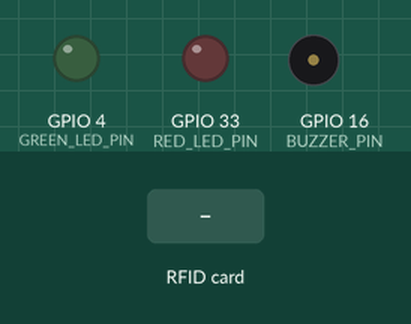
This sketch was run on a simulated ESP32. Shown: output pins drawn as LEDs (lit = HIGH), buzzer (waves = sounding, pin HIGH). The inputs (shaded band) are chosen by the test bench. WiFi joins after 1.5 s; servers stay silent unless stated; uploads are accepted with an empty reply; the camera gives no picture; what the sketch prints to the serial monitor is not drawn.

Above: at 5.1 s.
5.2 s: RFID card 5E 7A 19 C4 held to the reader
At 5.81 s:
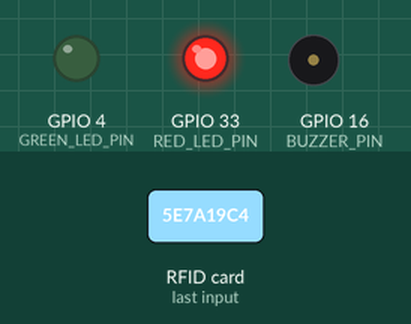
At 7.2 s:
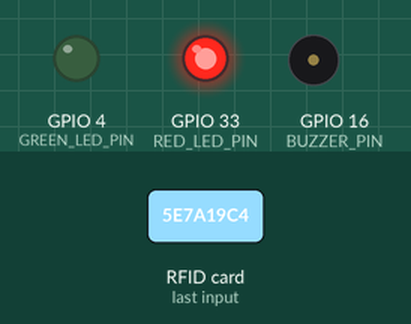
Timing chart, 0 to 9.3 s (numbered marks = the images above; inputs shaded):
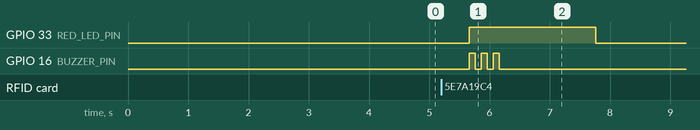

The sketch:

smartpresence.ino
```cpp
#include <WiFi.h>
#include <HTTPClient.h>
#include <SPI.h>
#include <MFRC522.h>
#include "esp_camera.h"

// Change these 3 things
const char* WIFI_SSID     = "realme 9 Pro 5G";
const char* WIFI_PASSWORD = "khushi123";
const char* SERVER_URL    = "http://10.153.40.206:5000/api/scan";
const int   ROOM_ID       = 3;

// RFID pins
#define RFID_RST_PIN   2
#define RFID_SS_PIN    15

// Feedback pins
#define GREEN_LED_PIN  4
#define RED_LED_PIN    33
#define BUZZER_PIN     16

// Camera pins (AI-Thinker)
#define PWDN_GPIO_NUM     32
#define RESET_GPIO_NUM    -1
#define XCLK_GPIO_NUM      0
#define SIOD_GPIO_NUM     26
#define SIOC_GPIO_NUM     27
#define Y9_GPIO_NUM       35
#define Y8_GPIO_NUM       34
#define Y7_GPIO_NUM       39
#define Y6_GPIO_NUM       36
#define Y5_GPIO_NUM       21
#define Y4_GPIO_NUM       19
#define Y3_GPIO_NUM       18
#define Y2_GPIO_NUM        5
#define VSYNC_GPIO_NUM    25
#define HREF_GPIO_NUM     23
#define PCLK_GPIO_NUM     22

MFRC522 rfid(RFID_SS_PIN, RFID_RST_PIN);
MFRC522::MIFARE_Key rfidKey;

void setup() {
    Serial.begin(115200);
    delay(500);
    Serial.println("\n\n=== SmartPresence ESP32-CAM ===");
    Serial.print("Room ID: ");
    Serial.println(ROOM_ID);

    pinMode(GREEN_LED_PIN, OUTPUT);
    pinMode(RED_LED_PIN,   OUTPUT);
    pinMode(BUZZER_PIN,    OUTPUT);
    digitalWrite(GREEN_LED_PIN, LOW);
    digitalWrite(RED_LED_PIN,   LOW);
    digitalWrite(BUZZER_PIN,    LOW);

    for (byte i = 0; i < 6; i++) {
        rfidKey.keyByte[i] = 0xFF;
    }


     if (!initCamera()) {
        Serial.println("Camera init failed!");
        // Red LED blink ,indicate karne ke liye
        for (int i = 0; i < 5; i++) {
            digitalWrite(RED_LED_PIN, HIGH);
            delay(300);
            digitalWrite(RED_LED_PIN, LOW);
            delay(300);
        }
    } else {
        Serial.println("Camera ready");
    }

     delay(1000);
    // // Camera temporarily disabled for testing
    // Serial.println("Camera skipped for now");

    SPI.begin(14, 12, 13, 15);
    rfid.PCD_Init();
    Serial.println("RFID reader ready");

delay(500);

    connectWiFi();

    Serial.println("\n System ready — Card tap karo...\n");
}

void loop() {
    if (WiFi.status() != WL_CONNECTED) {
        Serial.println("WiFi disconnected! Reconnecting...");
        connectWiFi();
        return;
    }

    if (!rfid.PICC_IsNewCardPresent()) {
        delay(100);
        return;
    }

    if (!rfid.PICC_ReadCardSerial()) {
        delay(100);
        return;
    }

    String uid = getUID();
    Serial.println("━━━━━━━━━━━━━━━━━━━━━━━━");
    Serial.print("Card detected! UID: ");
    Serial.println(uid);

    // Photo/server temporarily skipped for testing
    // Serial.println("Card read successful! (Photo/server skipped for testing)");
    // showAllowed(1);

  // Photo lo
    Serial.println("Capturing photo...");
    camera_fb_t* fb = capturePhoto();

    if (!fb) {
        Serial.println("Photo capture failed!");
        showDenied();
        rfid.PICC_HaltA();
        rfid.PCD_StopCrypto1();
        return;
    }

    Serial.print(" Photo captured: ");
    Serial.print(fb->len);
    Serial.println("bytes");

    // Server ko bhejo
    Serial.println("Sending to server...");
    String response = sendToServer(uid, fb->buf, fb->len);

    // Camera buffer free karo
    esp_camera_fb_return(fb);

    // Response handle karo
    handleResponse(response, uid);

    rfid.PICC_HaltA();
    rfid.PCD_StopCrypto1();

    delay(2000);
    Serial.println("Ready for next card...\n");
}

bool initCamera() {
    camera_config_t config;
    config.ledc_channel = LEDC_CHANNEL_0;
    config.pin_d0       = Y2_GPIO_NUM;
    config.pin_d1       = Y3_GPIO_NUM;
    config.pin_d2       = Y4_GPIO_NUM;
    config.pin_d3       = Y5_GPIO_NUM;
    config.pin_d4       = Y6_GPIO_NUM;
    config.pin_d5       = Y7_GPIO_NUM;
    config.pin_d6       = Y8_GPIO_NUM;
    config.pin_d7       = Y9_GPIO_NUM;
    config.pin_xclk     = XCLK_GPIO_NUM;
    config.pin_pclk     = PCLK_GPIO_NUM;
    config.pin_vsync    = VSYNC_GPIO_NUM;
    config.pin_href     = HREF_GPIO_NUM;
    config.pin_sscb_sda = SIOD_GPIO_NUM;
    config.pin_sscb_scl = SIOC_GPIO_NUM;
    config.pin_pwdn     = PWDN_GPIO_NUM;
    config.pin_reset    = RESET_GPIO_NUM;
    config.xclk_freq_hz = 10000000;
    config.pixel_format = PIXFORMAT_JPEG;
    config.frame_size   = FRAMESIZE_VGA;
    config.jpeg_quality = 15;
    config.fb_count     = 1;
    config.fb_location  = CAMERA_FB_IN_DRAM;

    return esp_camera_init(&config) == ESP_OK;
}

camera_fb_t* capturePhoto() {
    camera_fb_t* fb = esp_camera_fb_get();
    esp_camera_fb_return(fb);
    fb = esp_camera_fb_get();
    esp_camera_fb_return(fb);
    fb = esp_camera_fb_get();
    return fb;
}

String getUID() {
    String uid = "";
    for (byte i = 0; i < rfid.uid.size; i++) {
        if (rfid.uid.uidByte[i] < 0x10) uid += "0";
        uid += String(rfid.uid.uidByte[i], HEX);
    }
    uid.toUpperCase();
    return uid;
}

// String sendToServer(String uid, uint8_t* imageData, size_t imageLen) {
//     HTTPClient http;
//     http.begin(SERVER_URL);
//     http.setTimeout(20000);

//     String boundary = "SmartPresenceBoundary123";
//     String contentType = "multipart/form-data; boundary=" + boundary;
//     http.addHeader("Content-Type", contentType);

//     String bodyStart = "";
//     bodyStart += "--" + boundary + "\r\n";
//     bodyStart += "Content-Disposition: form-data; name=\"uid\"\r\n\r\n";
//     bodyStart += uid + "\r\n";
//     bodyStart += "--" + boundary + "\r\n";
//     bodyStart += "Content-Disposition: form-data; name=\"room_id\"\r\n\r\n";
//     bodyStart += String(ROOM_ID) + "\r\n";
//     bodyStart += "--" + boundary + "\r\n";
//     bodyStart += "Content-Disposition: form-data; name=\"image\"; filename=\"photo.jpg\"\r\n";
//     bodyStart += "Content-Type: image/jpeg\r\n\r\n";

//     String bodyEnd = "\r\n--" + boundary + "--\r\n";

//     int totalLen = bodyStart.length() + imageLen + bodyEnd.length();
//     uint8_t* requestBody = (uint8_t*)malloc(totalLen);
//     if (!requestBody) {
//         Serial.println("Memory allocation failed!");
//         return "";
//     }

//     memcpy(requestBody, bodyStart.c_str(), bodyStart.length());
//     memcpy(requestBody + bodyStart.length(), imageData, imageLen);
//     memcpy(requestBody + bodyStart.length() + imageLen, bodyEnd.c_str(), bodyEnd.length());


// Serial.print("Free heap before POST: ");
// Serial.println(ESP.getFreeHeap());
//     int httpCode = http.POST(requestBody, totalLen);
//     free(requestBody);

//     String response = "";
//     if (httpCode == 200) {
//         response = http.getString();
//         Serial.print("Server response: ");
//         Serial.println(response);
//     } else {
//         Serial.print("HTTP Error: ");
//         Serial.println(httpCode);
//     }

//     http.end();
//     return response;
// }


String sendToServer(String uid, uint8_t* imageData, size_t imageLen) {
    WiFiClient client;

    // Extract host and port from SERVER_URL manually
    String url = String(SERVER_URL);
    String host;
    int port = 80;
    String path = "/api/scan";

    int protoEnd = url.indexOf("://") + 3;
    int pathStart = url.indexOf("/", protoEnd);
    String hostPort = url.substring(protoEnd, pathStart);
    path = url.substring(pathStart);

    int colonIdx = hostPort.indexOf(":");
    if (colonIdx >= 0) {
        host = hostPort.substring(0, colonIdx);
        port = hostPort.substring(colonIdx + 1).toInt();
    } else {
        host = hostPort;
    }

    Serial.print("Connecting to host: ");
    Serial.print(host);
    Serial.print(" port: ");
    Serial.println(port);

    if (!client.connect(host.c_str(), port)) {
        Serial.println("Connection to server failed");
        return "";
    }

    String boundary = "SmartPresenceBoundary123";

    String bodyStart = "";
    bodyStart += "--" + boundary + "\r\n";
    bodyStart += "Content-Disposition: form-data; name=\"uid\"\r\n\r\n";
    bodyStart += uid + "\r\n";
    bodyStart += "--" + boundary + "\r\n";
    bodyStart += "Content-Disposition: form-data; name=\"room_id\"\r\n\r\n";
    bodyStart += String(ROOM_ID) + "\r\n";
    bodyStart += "--" + boundary + "\r\n";
    bodyStart += "Content-Disposition: form-data; name=\"image\"; filename=\"photo.jpg\"\r\n";
    bodyStart += "Content-Type: image/jpeg\r\n\r\n";

    String bodyEnd = "\r\n--" + boundary + "--\r\n";

    size_t totalLen = bodyStart.length() + imageLen + bodyEnd.length();

    // HTTP headers manually likho
    client.print("POST " + path + " HTTP/1.1\r\n");
    client.print("Host: " + host + "\r\n");
    client.print("Content-Type: multipart/form-data; boundary=" + boundary + "\r\n");
    client.print("Content-Length: " + String(totalLen) + "\r\n");
    client.print("Connection: close\r\n\r\n");

    // Body ko chunks mein bhejo
    client.print(bodyStart);

    // Image data ko chhote chunks mein bhejo (1024 bytes ek baar mein)
    size_t chunkSize = 1024;
    size_t sent = 0;
    while (sent < imageLen) {
        size_t toSend = min(chunkSize, imageLen - sent);
        client.write(imageData + sent, toSend);
        sent += toSend;
        delay(1);  // Thoda breathing room WiFi stack ko
    }

    client.print(bodyEnd);

    Serial.println("Request sent, waiting for response...");

    // Response ka wait karo (timeout ke saath)
    unsigned long timeout = millis();
    while (client.connected() && !client.available()) {
        if (millis() - timeout > 15000) {
            Serial.println("Response timeout");
            client.stop();
            return "";
        }
        delay(10);
    }

    // Response padho
    String response = "";
    bool headersDone = false;
    while (client.available()) {
        String line = client.readStringUntil('\n');
        if (!headersDone) {
            if (line == "\r") {
                headersDone = true;
            }
        } else {
            response += line + "\n";
        }
    }

    client.stop();

    Serial.print("Server response: ");
    Serial.println(response);

    return response;
}

void handleResponse(String response, String uid) {
    if (response == "") {
        Serial.println("No response from server");
        showDenied();
        return;
    }

    if (response.indexOf("\"ALLOWED\"") >= 0) {
        if (response.indexOf("ATTENDANCE") >= 0) {
            Serial.println("ATTENDANCE marked!");
            writeToCard("IN ");
            showAllowed(1);
        } else if (response.indexOf("WASHROOM_OUT") >= 0) {
            Serial.println("WASHROOM OUT allowed!");
            writeToCard("OUT");
            showAllowed(2);
        } else if (response.indexOf("WASHROOM_IN") >= 0) {
            Serial.println("WASHROOM IN — Welcome back!");
            writeToCard("IN ");
            showAllowed(1);
        }
    } else {
        if (response.indexOf("DENIED_FACE_MISMATCH") >= 0) {
            Serial.println("DENIED: Face match failed!");
        } else if (response.indexOf("DENIED_SAME_BRANCH") >= 0) {
            Serial.println("DENIED: Same branch outside!");
        } else if (response.indexOf("DENIED_MAX_LIMIT") >= 0) {
            Serial.println("DENIED: Max 2 students outside!");
        } else if (response.indexOf("DENIED_UNKNOWN_CARD") >= 0) {
            Serial.println("DENIED: Card not registered!");
        } else {
            Serial.println("DENIED: Unknown reason");
        }
        showDenied();
    }
}

void writeToCard(String status) {
    byte blockNum = 1;
    byte dataBlock[16] = {
        ' ',' ',' ',' ',' ',' ',' ',' ',
        ' ',' ',' ',' ',' ',' ',' ',' '
    };

    for (int i = 0; i < status.length() && i < 16; i++) {
        dataBlock[i] = status[i];
    }

    MFRC522::StatusCode authStatus = rfid.PCD_Authenticate(
        MFRC522::PICC_CMD_MF_AUTH_KEY_A, blockNum, &rfidKey, &(rfid.uid));

    if (authStatus != MFRC522::STATUS_OK) {
        Serial.println("Card authentication failed!");
        return;
    }

    MFRC522::StatusCode writeStatus = rfid.MIFARE_Write(blockNum, dataBlock, 16);

    if (writeStatus == MFRC522::STATUS_OK) {
        Serial.print("Card updated: ");
        Serial.println(status);
    } else {
        Serial.println("Card write failed!");
    }
}

void connectWiFi() {
    WiFi.mode(WIFI_STA);
    WiFi.setTxPower(WIFI_POWER_8_5dBm);
    delay(100);

    Serial.print("Connecting to WiFi: ");
    Serial.println(WIFI_SSID);

    WiFi.begin(WIFI_SSID, WIFI_PASSWORD);

    int attempts = 0;
    while (WiFi.status() != WL_CONNECTED && attempts < 20) {
        delay(500);
        Serial.print(".");
        attempts++;
    }

    if (WiFi.status() == WL_CONNECTED) {
        Serial.println("\n WiFi connected!");
        Serial.print("IP: ");
        Serial.println(WiFi.localIP());
    } else {
        Serial.println("\n WiFi failed! Retrying in 5 sec...");
        delay(5000);
        connectWiFi();
    }
}

void showAllowed(int beepCount) {
    digitalWrite(RED_LED_PIN,   LOW);
    digitalWrite(GREEN_LED_PIN, HIGH);
    for (int i = 0; i < beepCount; i++) {
        digitalWrite(BUZZER_PIN, HIGH);
        delay(200);
        digitalWrite(BUZZER_PIN, LOW);
        delay(150);
    }
    delay(1500);
    digitalWrite(GREEN_LED_PIN, LOW);
}

void showDenied() {
    digitalWrite(GREEN_LED_PIN, LOW);
    digitalWrite(RED_LED_PIN,   HIGH);
    for (int i = 0; i < 3; i++) {
        digitalWrite(BUZZER_PIN, HIGH);
        delay(100);
        digitalWrite(BUZZER_PIN, LOW);
        delay(100);
    }
    delay(1500);
    digitalWrite(RED_LED_PIN, LOW);
}
```

Measured:
- after the input at 5.2 s, GPIO 33 (RED_LED_PIN): LOW → HIGH after 0.46 s, → LOW 2.1 s later; GPIO 16 (BUZZER_PIN): alternates HIGH for 0.10 s and LOW for 0.10 s, 6 changes in all, then stays LOW, starting after 0.46 s
